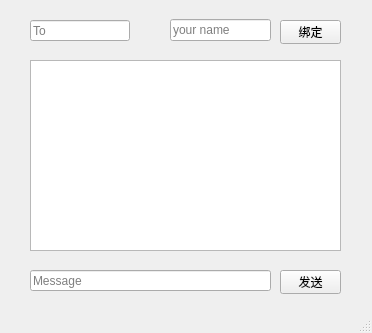
<?xml version="1.0" encoding="UTF-8"?>
<ui version="4.0">
 <class>Interface</class>
 <widget class="QMainWindow" name="Interface">
  <property name="geometry">
   <rect>
    <x>0</x>
    <y>0</y>
    <width>372</width>
    <height>333</height>
   </rect>
  </property>
  <property name="windowTitle">
   <string>Interface</string>
  </property>
  <widget class="QWidget" name="centralwidget">
   <widget class="QPushButton" name="sendBtn">
    <property name="geometry">
     <rect>
      <x>280</x>
      <y>270</y>
      <width>61</width>
      <height>24</height>
     </rect>
    </property>
    <property name="text">
     <string>发送</string>
    </property>
   </widget>
   <widget class="QTextEdit" name="megs">
    <property name="geometry">
     <rect>
      <x>30</x>
      <y>60</y>
      <width>311</width>
      <height>191</height>
     </rect>
    </property>
    <property name="readOnly">
     <bool>true</bool>
    </property>
   </widget>
   <widget class="QWidget" name="horizontalLayoutWidget_4">
    <property name="geometry">
     <rect>
      <x>170</x>
      <y>10</y>
      <width>101</width>
      <height>41</height>
     </rect>
    </property>
    <layout class="QHBoxLayout" name="horizontalLayout_5">
     <item>
      <widget class="QLineEdit" name="username">
       <property name="minimumSize">
        <size>
         <width>100</width>
         <height>0</height>
        </size>
       </property>
       <property name="placeholderText">
        <string>your name</string>
       </property>
      </widget>
     </item>
    </layout>
   </widget>
   <widget class="QPushButton" name="bindBtn">
    <property name="geometry">
     <rect>
      <x>280</x>
      <y>20</y>
      <width>61</width>
      <height>24</height>
     </rect>
    </property>
    <property name="text">
     <string>绑定</string>
    </property>
   </widget>
   <widget class="QLineEdit" name="meg">
    <property name="geometry">
     <rect>
      <x>30</x>
      <y>270</y>
      <width>241</width>
      <height>21</height>
     </rect>
    </property>
    <property name="minimumSize">
     <size>
      <width>0</width>
      <height>0</height>
     </size>
    </property>
    <property name="placeholderText">
     <string>Message</string>
    </property>
   </widget>
   <widget class="QLineEdit" name="username_2">
    <property name="geometry">
     <rect>
      <x>30</x>
      <y>20</y>
      <width>100</width>
      <height>21</height>
     </rect>
    </property>
    <property name="minimumSize">
     <size>
      <width>100</width>
      <height>0</height>
     </size>
    </property>
    <property name="maximumSize">
     <size>
      <width>70</width>
      <height>16777215</height>
     </size>
    </property>
    <property name="placeholderText">
     <string>To </string>
    </property>
   </widget>
  </widget>
  <widget class="QMenuBar" name="menubar">
   <property name="geometry">
    <rect>
     <x>0</x>
     <y>0</y>
     <width>372</width>
     <height>22</height>
    </rect>
   </property>
  </widget>
  <widget class="QStatusBar" name="statusbar"/>
 </widget>
 <resources/>
 <connections/>
</ui>
